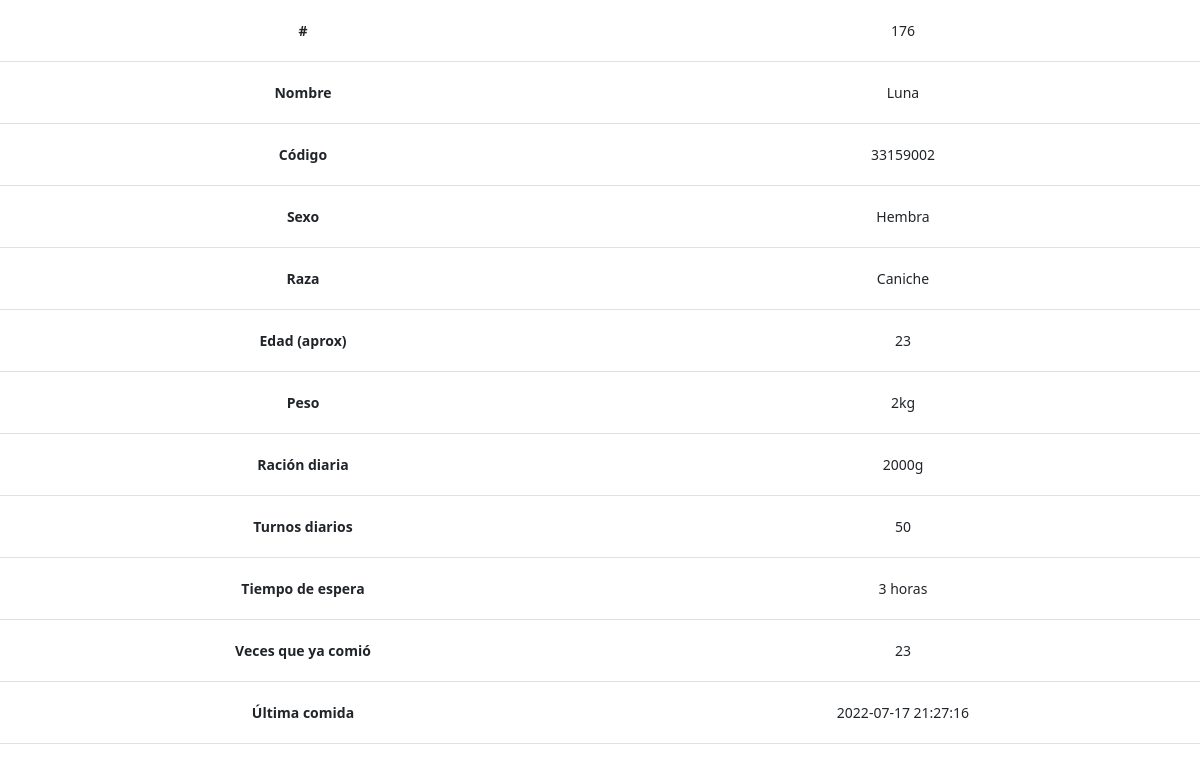
Before: /verificado.php?id=33159002 (signed in) with the older database file.
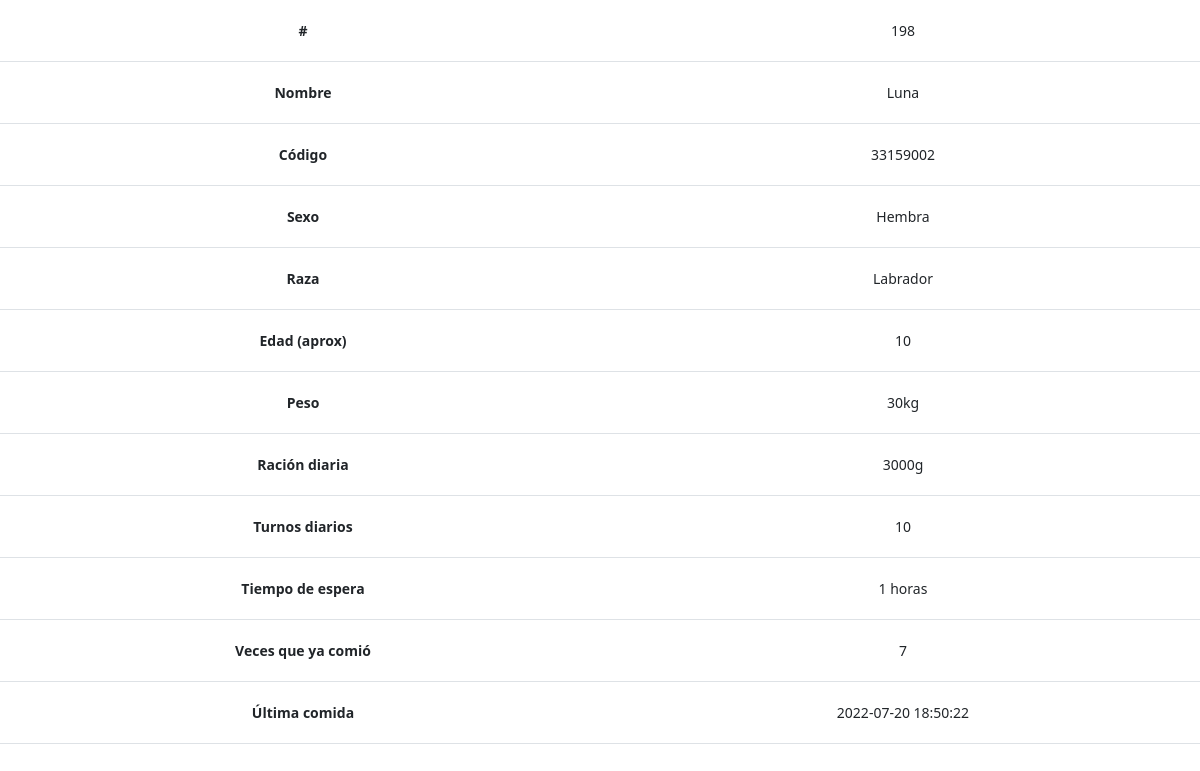
After: the same page with the newer database file.
### tables this page shows
CREATE TABLE `perros` (
  `identificador` int(11) NOT NULL,
  `id` varchar(255) NOT NULL,
  `nombre` varchar(255) NOT NULL,
  `foto` varchar(255) NOT NULL,
  `sexo` enum('Macho','Hembra') NOT NULL,
  `raza` varchar(255) NOT NULL,
  `edad` int(11) NOT NULL,
  `peso` int(11) NOT NULL,
  `racion` int(11) NOT NULL,
  `turnos` int(11) NOT NULL,
  `cooldown` int(11) NOT NULL,
  `veces` varchar(255) NOT NULL,
  `ultimaEntrada` timestamp NOT NULL DEFAULT current_timestamp(),
  `ultimaSalida` timestamp NOT NULL DEFAULT current_timestamp(),
  `entro` tinyint(1) NOT NULL
);

### verificado.php (the view, shortened to what this page needs)
<?php
$id = null;
if (!empty($_GET['id'])) {
	$id = $_REQUEST['id'];
}
$pdo = Base::connect();
$pdo->setAttribute(PDO::ATTR_ERRMODE, PDO::ERRMODE_EXCEPTION);
$sql = "SELECT * FROM perros where id = ?";
$q = $pdo->prepare($sql);
$q->execute(array($id));
$datos = $q->fetch(PDO::FETCH_ASSOC);
?>
<!DOCTYPE html>
<html lang="es">
<html>
<head>
	<?php
	include 'comp/head.php';
	include 'comp/estilos.php';
	?>
</head>
<body>
	<table class="table tabla" id="datos-tabla" data-sorting="true">
		<tr>
			<td><b>#</b></td>
			<td><?php echo $datos['identificador']; ?></td>
		</tr>
		<tr>
			<td><b>Nombre</b></td>
			<td><?php echo $datos['nombre']; ?></td>
		</tr>
		<tr>
			<td><b>Código</b></td>
			<td><?php echo $datos['id']; ?></td>
		</tr>
		<tr>
			<td><b>Sexo</b></td>
			<td><?php echo $datos['sexo']; ?></td>
		</tr>
		<tr>
			<td><b>Raza</b></td>
			<td><?php echo $datos['raza']; ?></td>
		</tr>
		<tr>
			<td><b>Edad (aprox)</b></td>
			<td><?php echo $datos['edad']; ?> </td>
		</tr>
		<tr>
			<td><b>Peso</b></td>
			<td><?php echo $datos['peso']; ?>kg</td>
		</tr>
		<tr>
			<td><b>Ración diaria</b></td>
			<td><?php echo $datos['racion']; ?>g</td>
		</tr>
		<tr>
			<td><b>Turnos diarios</b></td>
			<td><?php echo $datos['turnos']; ?></td>
		</tr>
		<tr>
			<td><b>Tiempo de espera</b></td>
			<td><?php echo $datos['cooldown']; ?> horas</td>
		</tr>
		<tr>
			<td><b>Veces que ya comió</b></td>
			<td><?php echo $datos['veces']; ?></td>
		</tr>
		<tr>
			<td><b>Última comida</b></td>
			<td><?php echo $datos['ultimaEntrada']; ?></td>
		</tr>
	</table>
</body>
</html>

Changed rows visible on the page:
removed perros: identificador "176", nombre "Luna", id "33159002", sexo "Hembra", raza "Caniche", edad "23", peso "2", racion "2000", turnos "50", cooldown "3", veces "23", ultimaEntrada "2022-07-17 21:27:16"
added perros: identificador "198", nombre "Luna", id "33159002", sexo "Hembra", raza "Labrador", edad "10", peso "30", racion "3000", turnos "10", cooldown "1", veces "7", ultimaEntrada "2022-07-20 18:50:22"
